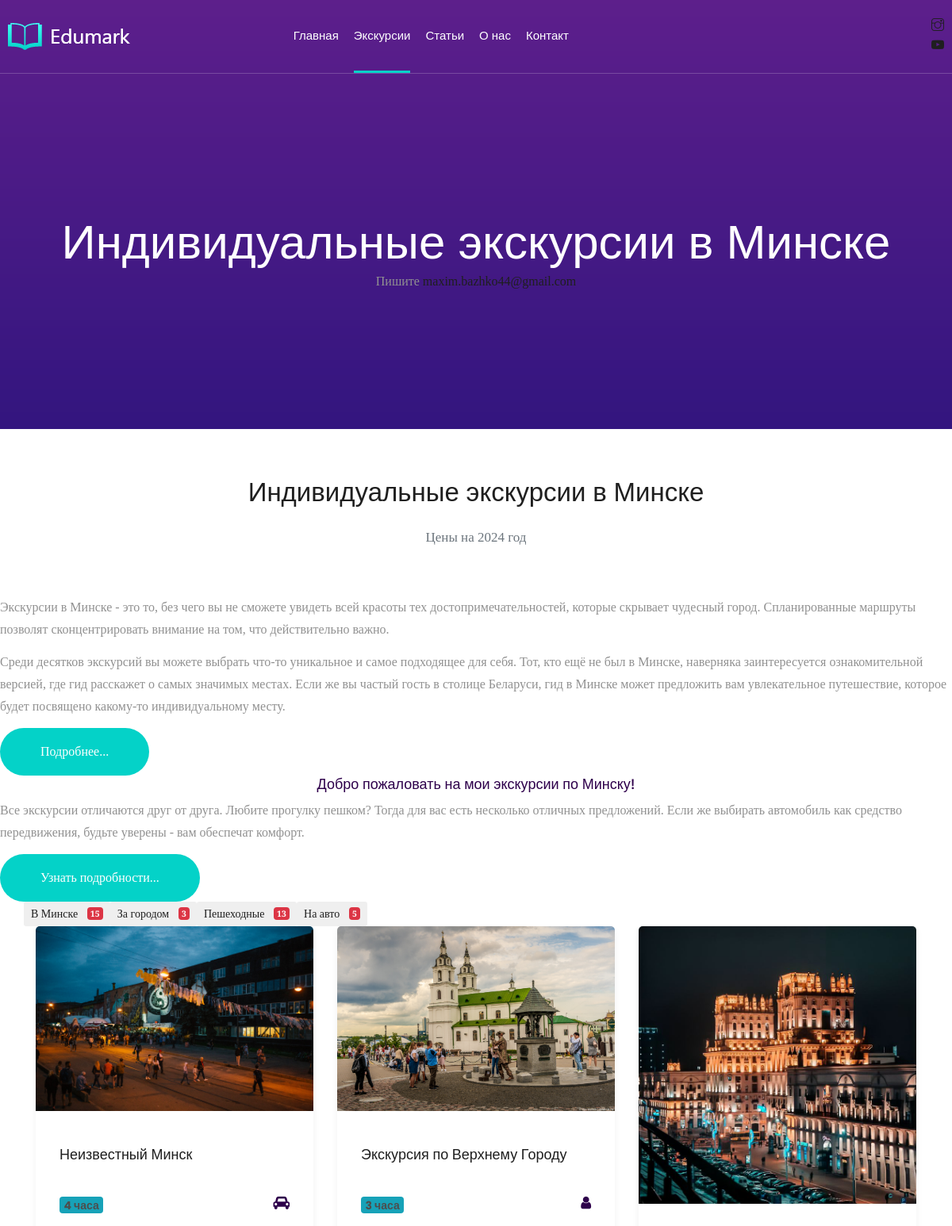
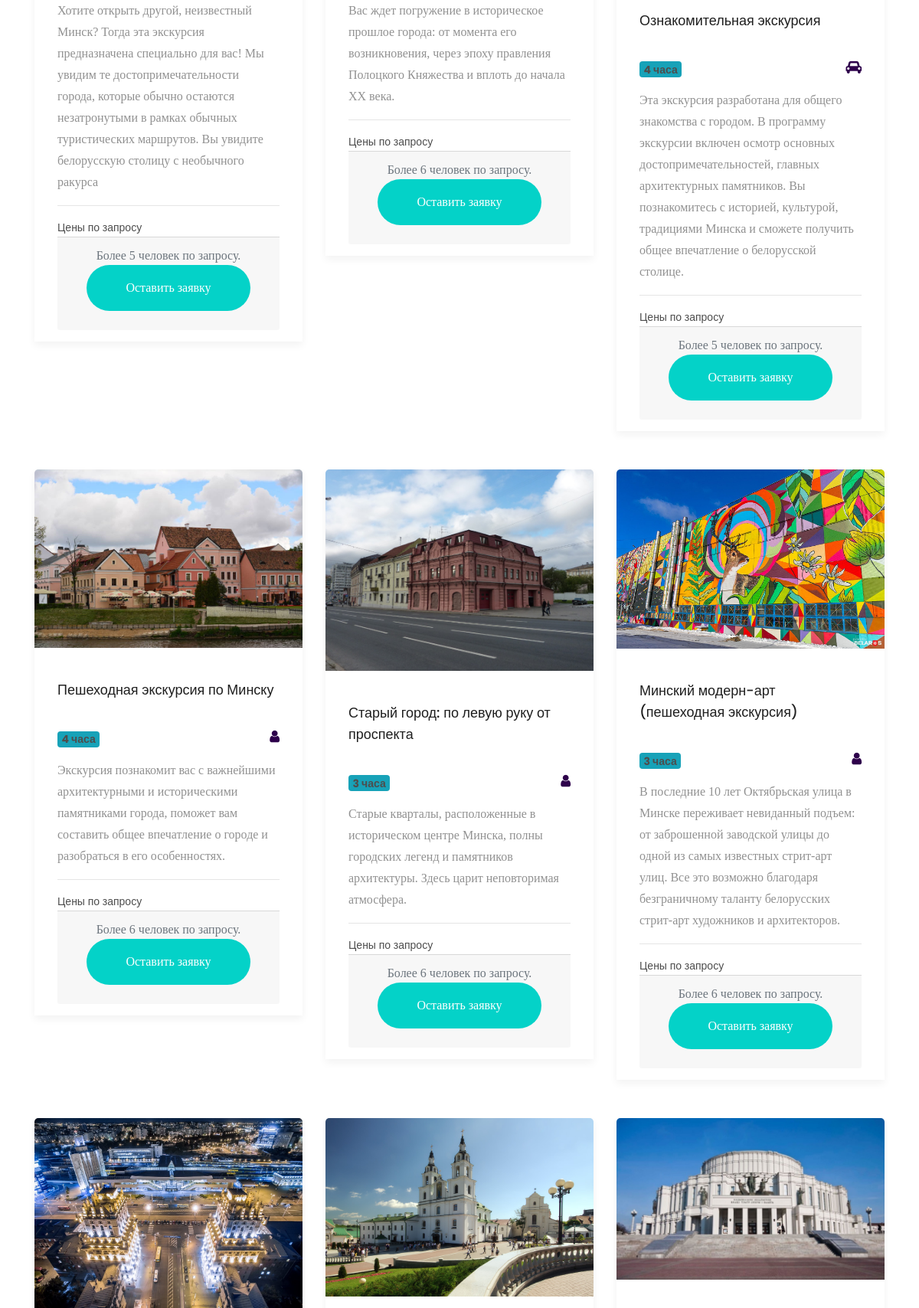
Screenshot of /catalog/tours/ (upper part) with the database file from the repository (2 pictures, top to bottom).
### catalog/models.py (models this page shows, shortened)
class Card(models.Model):
    title = models.CharField(max_length=100)
    description = models.TextField()
    neuro_description = models.TextField(null=True, blank=True)
    time = models.CharField(max_length=50, null=True, blank=True)
    thumb = ImageField(upload_to='media/')
    amount = models.IntegerField()
    icon_status = (('C', 'car'), ('F', 'foot'))
    gastronomy_status = (('y', 'yes'), ('n', 'no'))
    wine_status = (('y', 'yes'), ('n', 'no'))
    minskin_status = (('y', 'yes'), ('n', 'no'))
    icon = models.CharField(max_length=1, choices=icon_status, blank=True, default='C', help_text='На чем добираться?')
    gastronomy = models.CharField(max_length=1, choices=gastronomy_status, blank=True, default='n', help_text='Отметка для гастрономических маршрутов')
    wine = models.CharField(max_length=1, choices=wine_status, blank=True, default='n', help_text='Будет ли что выпить?')
    minskin = models.CharField(max_length=1, choices=minskin_status, blank=True, default='y', help_text='Маршрут внутригородской или с выездом за город?')

### catalog/views.py (the view)
# urls.py: path('tours/', views.tours, name='tours'),
def tours(request):
    cards = Card.objects.all()
    cards_auto = Card.objects.filter(icon='C').count()
    cards_pesh = Card.objects.filter(icon='F').count()
    cards_minsk = Card.objects.filter(minskin='y').count()
    cards_outlook = Card.objects.filter(minskin='n').count()
    recent = Post.objects.all().order_by("-created_on")[:5]
    return render(request, 'tours.html', context={'cards': cards,
                                                  'cards_auto': cards_auto,
                                                  'cards_pesh': cards_pesh,
                                                  'cards_minsk': cards_minsk,
                                                  'cards_outlook': cards_outlook,
                                                  'recent': recent,})

### templates/tours.html (shortened to what this page needs)
<!doctype html>
<html class="no-js" lang="zxx">
<head>
    {% load static %}
    <link rel="stylesheet" href="{% static 'css/bootstrap.min.css' %}">
    <link rel="stylesheet" href="{% static 'css/owl.carousel.min.css' %}">
    <link rel="stylesheet" href="{% static 'css/magnific-popup.css' %}">
    <link rel="stylesheet" href="{% static 'css/font-awesome.min.css' %}">
    <link rel="stylesheet" href="{% static 'css/themify-icons.css' %}">
    <link rel="stylesheet" href="{% static 'css/nice-select.css' %}">
    <link rel="stylesheet" href="{% static 'css/flaticon.css' %}">
    <link rel="stylesheet" href="{% static 'css/gijgo.css' %}">
    <link rel="stylesheet" href="{% static 'css/animate.css' %}">
    <link rel="stylesheet" href="{% static 'css/slicknav.css' %}">
    <link rel="stylesheet" href="{% static 'css/style.css' %}">
</head>
<body>
    <header>
        <div class="header-area ">
            <div id="sticky-header" class="main-header-area">
                <div class="container-fluid p-0">
                    <div class="row align-items-center no-gutters">
                        <div class="col-xl-2 col-lg-2">
                            <div class="logo-img">
                                <a href="{% url 'index' %}">
                                    <img src="{% static 'img/logo.png' %}" alt="">
                                </a>
                            </div>
                        </div>
                        <div class="col-xl-7 col-lg-7">
                            <div class="main-menu  d-none d-lg-block">
                                <nav>
                                    <ul id="navigation">
                                        <li><a href="{% url 'index' %}">Главная</a></li>
                                        <li><a class="active" href="{% url 'tours' %}">Экскурсии</a></li>
                                        <li><a href="{% url 'blog' %}">Статьи</a></li>
                                        <li><a href="{% url 'about' %}">О нас</a></li>
                                        <li><a href="{% url 'contact' %}">Контакт</a></li>
                                    </ul>
                                </nav>
                            </div>
                        </div>
                        <div class="col-xl-3 col-lg-3 d-none d-lg-block">
                            <div class="log_chat_area d-flex align-items-center">
                                <ul class="none-list">
                                    <li>
                                        <a href="https://www.instagram.com">
                                            <i class="ti-instagram"></i>
                                        </a>
                                    </li>
                                    <li>
                                        <a href="https://www.youtube.com">
                                            <i class="fa fa-youtube-play"></i>
                                        </a>
                                    </li>
                                </ul>
                                </div>
                            </div>
                        </div>
                        <div class="col-12">
                        </div>
                    </div>
                </div>
            </div>
    </header>
        <div class="bradcam_area breadcam_bg overlay2">
            <h3>Индивидуальные экскурсии в Минске</h3>
            <p class="text-center">
                        Пишите
                        <a class="href" href="mailto:maxim.bazhko44@gmail.com" title="Почта гида в Минске">maxim.bazhko44@gmail.com</a>
                    </p>
        </div>
    <div class="popular_courses">
        <div class="container">
            <div class="row">
                <div class="col-xl-12">
                    <div class="section_title text-center mb-100">
                        <h3>Индивидуальные экскурсии в Минске</h3>
                        <p class="text-muted">Цены на 2024 год</p>
                    </div>
                </div>
            </div>
        </div>
        <p>Экскурсии в Минске - это то, без чего вы не сможете увидеть всей красоты тех достопримечательностей, которые скрывает чудесный город. Спланированные маршруты позволят сконцентрировать внимание на том, что действительно важно.</p>
        <p>Среди десятков экскурсий вы можете выбрать что-то уникальное и самое подходящее для себя. Тот, кто ещё не был в Минске, наверняка заинтересуется ознакомительной версией, где гид расскажет о самых значимых местах. Если же вы частый гость в столице Беларуси, гид в Минске может предложить вам увлекательное путешествие, которое будет посвящено какому-то индивидуальному месту.</p>
        <button class="boxed_btn" data-toggle="collapse" data-target="#more" aria-expanded="false">Подробнее...</button>
        <h4 class="text-center">Добро пожаловать на мои экскурсии по Минску!</h4>
        <p>Все экскурсии отличаются друг от друга. Любите прогулку пешком? Тогда для вас есть несколько отличных предложений. Если же выбирать автомобиль как средство передвижения, будьте уверены - вам обеспечат комфорт.</p>
        <button class="boxed_btn" data-toggle="collapse" data-target="#read" aria-expanded="false">Узнать подробности...</button>
        <div class="container">
            <div class="row" id="btn-filter">
                <button type="button" onclick="v_minske();" class="btn btn-sm">
                    В Минске
                    <span class="badge badge-danger ml-2">{{ cards_minsk }}</span>
                </button>
                <button type="button" onclick="za_gorodom();" class="btn btn-sm">
                    За городом
                    <span class="badge badge-danger ml-2">{{ cards_outlook }}</span>
                </button>
                <button type="button" onclick="show_pesh();" class="btn btn-sm">
                    Пешеходные
                    <span class="badge badge-danger ml-2">{{ cards_pesh }}</span>
                </button>
                <button type="button" onclick="show_auto();" class="btn btn-sm">
                    На авто
                    <span class="badge badge-danger ml-2">{{ cards_auto }}</span>
                </button>
            </div>
        </div>
        <div class="all_courses">
            <div class="container">
                <div class="tab-content" id="myTabContent">
                    <div class="tab-pane fade active show" id="home" role="tabpanel" aria-labelledby="home-tab">
                        <div class="row">
                            {% for card in cards %}
                            <div class="col-xl-4 col-lg-4 col-md-6" {% if card.minskin == 'y' %} data-bcn="1" {% else %} data-bcn="2" {% endif %} {% if card.icon == "C" %} data-type="tour" {% else %} data-type="tour_p" {% endif %}>
                                <div class="single_courses">
                                    <div class="thumb">
                                        <a href="/catalog/courses/{{ card.id }}">
                                            <img src="{{ card.thumb.url }}" alt="">
                                        </a>
                                    </div>
                                    <div class="courses_info">
                                        <h3>{{ card.title }}</h3>
                                        <h4 class="font-weight-bold py-2">
                                            <span class="badge badge-info">{{ card.time }}</span>
                                            {% if card.icon == 'C' %}
                                            <i class="fa fa-car fa-pull-right"></i>
                                            {% else %}
                                            <i class="fa fa-user fa-pull-right"></i>
                                            {% endif %}
                                        </h4>
                                        <p class="card-text">{{ card.description }}</p>
                                        <hr>
                                        <span class="active_prise">Цены по запросу</span>
                                        <div class="card-footer text-muted text-center">
                                            Более {{ card.amount }} человек по запросу.
                                            <p class="text-center">
                                                <a class="btn boxed_btn" href="{% url 'contact' %}" title="Оставить заявку на экскурсию">Оставить заявку</a>
                                            </p>
                                        </div>
                                    </div>
                                </div>
                            </div>
                            {% endfor %}
                        </div>
                    </div>
                </div>
            </div>
        </div>
    </div>
</body>
</html>

### rows the page displays
Card: thumb (picture), title "Неизвестный Минск", time "4 часа", icon "C" (drawn), description "Хотите открыть другой, неизвестный Минск? Тогда эта экскурсия предназначена специально для вас! Мы увидим те достопримечательности города, которые обычно остаются незатронутыми в рамках обычных туристических маршрутов. Вы увидите белорусскую столицу с необычного ракурса", amount "5"
Card: thumb (picture), title "Экскурсия по Верхнему Городу", time "3 часа", icon "F" (drawn), description "Вас ждет погружение в историческое прошлое города: от момента его возникновения, через эпоху правления Полоцкого Княжества и вплоть до начала XX века.", amount "6"
Card: thumb (picture), title "Ознакомительная экскурсия", time "4 часа", icon "C" (drawn), description "Эта экскурсия разработана для общего знакомства с городом. В программу экскурсии включен осмотр основных достопримечательностей, главных архитектурных памятников. Вы познакомитесь с историей, культурой, традициями Минска и сможете получить общее впечатление о белорусской столице.", amount "5"
Card: thumb (picture), title "Пешеходная экскурсия по Минску", time "4 часа", icon "F" (drawn), description "Экскурсия познакомит вас с важнейшими архитектурными и историческими памятниками города, поможет вам составить общее впечатление о городе и разобраться в его особенностях.", amount "6"
Card: thumb (picture), title "Старый город: по левую руку от проспекта", time "3 часа", icon "F" (drawn), description "Старые кварталы, расположенные в историческом центре Минска, полны городских легенд и памятников архитектуры. Здесь царит неповторимая атмосфера.", amount "6"
Card: thumb (picture), title "Минский модерн-арт (пешеходная экскурсия)", time "3 часа", icon "F" (drawn), description "В последние 10 лет Октябрьская улица в Минске переживает невиданный подъем: от заброшенной заводской улицы до одной из самых известных стрит-арт улиц. Все это возможно благодаря безграничному таланту белорусских стрит-арт художников и архитекторов.", amount "6"
Card: thumb (picture)
Card: thumb (picture)
Card: thumb (picture)

### other values shown
{{ cards_minsk }} "15"
{{ cards_outlook }} "3"
{{ cards_pesh }} "13"
{{ cards_auto }} "5"
